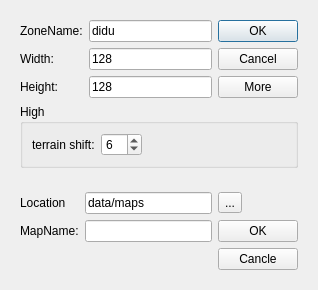
<?xml version="1.0" encoding="UTF-8"?>
<ui version="4.0">
 <class>NewZone</class>
 <widget class="QDialog" name="NewZone">
  <property name="geometry">
   <rect>
    <x>0</x>
    <y>0</y>
    <width>318</width>
    <height>285</height>
   </rect>
  </property>
  <property name="windowTitle">
   <string>New Map</string>
  </property>
  <layout class="QVBoxLayout" name="verticalLayout_5">
   <item>
    <widget class="QWidget" name="m_oldNewMap" native="true">
     <layout class="QVBoxLayout" name="verticalLayout_4">
      <item>
       <layout class="QHBoxLayout" name="horizontalLayout">
        <item>
         <layout class="QVBoxLayout" name="verticalLayout">
          <item>
           <widget class="QLabel" name="label">
            <property name="text">
             <string>ZoneName:</string>
            </property>
           </widget>
          </item>
          <item>
           <widget class="QLabel" name="label_2">
            <property name="text">
             <string>Width:</string>
            </property>
           </widget>
          </item>
          <item>
           <widget class="QLabel" name="label_3">
            <property name="text">
             <string>Height:</string>
            </property>
           </widget>
          </item>
         </layout>
        </item>
        <item>
         <layout class="QVBoxLayout" name="verticalLayout_2">
          <item>
           <widget class="QLineEdit" name="m_pZoneNameEdit">
            <property name="text">
             <string>didu</string>
            </property>
           </widget>
          </item>
          <item>
           <widget class="QLineEdit" name="m_pZoneWidthEdit">
            <property name="text">
             <string>128</string>
            </property>
           </widget>
          </item>
          <item>
           <widget class="QLineEdit" name="m_pZoneHeightEdit">
            <property name="text">
             <string>128</string>
            </property>
           </widget>
          </item>
         </layout>
        </item>
        <item>
         <layout class="QVBoxLayout" name="verticalLayout_3">
          <item>
           <widget class="QPushButton" name="m_pPushButtonOK">
            <property name="text">
             <string>OK</string>
            </property>
           </widget>
          </item>
          <item>
           <widget class="QPushButton" name="pushButton_2">
            <property name="text">
             <string>Cancel</string>
            </property>
           </widget>
          </item>
          <item>
           <widget class="QPushButton" name="pushButton_3">
            <property name="text">
             <string>More</string>
            </property>
            <property name="checkable">
             <bool>true</bool>
            </property>
            <property name="checked">
             <bool>false</bool>
            </property>
           </widget>
          </item>
         </layout>
        </item>
       </layout>
      </item>
      <item>
       <widget class="QGroupBox" name="groupBox">
        <property name="title">
         <string>High</string>
        </property>
        <layout class="QHBoxLayout" name="horizontalLayout_3">
         <item>
          <layout class="QHBoxLayout" name="horizontalLayout_2">
           <item>
            <widget class="QLabel" name="label_4">
             <property name="text">
              <string>terrain shift:</string>
             </property>
            </widget>
           </item>
           <item>
            <widget class="QSpinBox" name="m_terrainShift">
             <property name="minimum">
              <number>2</number>
             </property>
             <property name="maximum">
              <number>10</number>
             </property>
             <property name="value">
              <number>6</number>
             </property>
            </widget>
           </item>
           <item>
            <spacer name="horizontalSpacer">
             <property name="orientation">
              <enum>Qt::Horizontal</enum>
             </property>
             <property name="sizeHint" stdset="0">
              <size>
               <width>40</width>
               <height>20</height>
              </size>
             </property>
            </spacer>
           </item>
          </layout>
         </item>
        </layout>
       </widget>
      </item>
     </layout>
    </widget>
   </item>
   <item>
    <widget class="QWidget" name="m_newMap" native="true">
     <layout class="QGridLayout" name="gridLayout">
      <item row="1" column="0">
       <widget class="QLabel" name="label_5">
        <property name="text">
         <string>MapName:</string>
        </property>
       </widget>
      </item>
      <item row="1" column="1">
       <widget class="QLineEdit" name="m_mapName"/>
      </item>
      <item row="1" column="2">
       <widget class="QPushButton" name="m_okNewMap">
        <property name="text">
         <string>OK</string>
        </property>
       </widget>
      </item>
      <item row="2" column="2">
       <widget class="QPushButton" name="pushButton_4">
        <property name="text">
         <string>Cancle</string>
        </property>
       </widget>
      </item>
      <item row="2" column="1">
       <widget class="QLabel" name="m_error">
        <property name="text">
         <string/>
        </property>
       </widget>
      </item>
      <item row="0" column="0">
       <widget class="QLabel" name="label_6">
        <property name="text">
         <string>Location</string>
        </property>
       </widget>
      </item>
      <item row="0" column="1">
       <widget class="QLineEdit" name="m_mapLocation">
        <property name="text">
         <string>data/maps</string>
        </property>
        <property name="readOnly">
         <bool>true</bool>
        </property>
       </widget>
      </item>
      <item row="0" column="2">
       <widget class="QToolButton" name="m_locationOpen">
        <property name="text">
         <string>...</string>
        </property>
        <property name="icon">
         <iconset resource="SceneEdit.qrc">
          <normaloff>:/icon/Icon/folder_close.png</normaloff>:/icon/Icon/folder_close.png</iconset>
        </property>
       </widget>
      </item>
     </layout>
    </widget>
   </item>
  </layout>
 </widget>
 <resources>
  <include location="SceneEdit.qrc"/>
 </resources>
 <connections>
  <connection>
   <sender>pushButton_3</sender>
   <signal>toggled(bool)</signal>
   <receiver>groupBox</receiver>
   <slot>setVisible(bool)</slot>
   <hints>
    <hint type="sourcelabel">
     <x>244</x>
     <y>80</y>
    </hint>
    <hint type="destinationlabel">
     <x>186</x>
     <y>143</y>
    </hint>
   </hints>
  </connection>
 </connections>
</ui>
